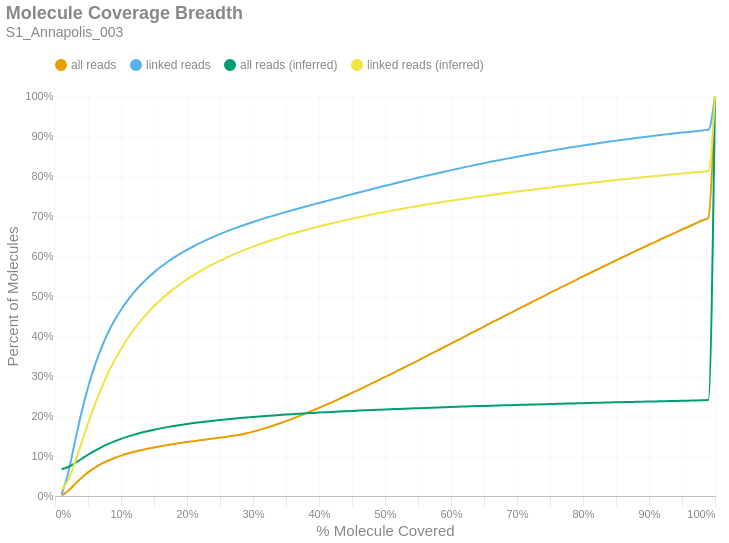

Notebook code for this chart:
### Markdown cell above
### Molecule Read Coverage
This chart shows molecule coverage breadth as computed by the number of bases aligned to that molecule. In other words, "*how much of each unique long molecule is actually sequenced/aligned?*" Keep in mind there is a distinction between sequences and alignments, since some sequences belonging to a particular molecule may not align well and wouldn't appear in the alignment data. This chart also shows molecule coverage breadth as computed by the *inferred fragment* from which the aligned sequences originate. Unlike read coverage, this calculation takes into account the total insert size, including unsequenced gaps between the forward and reverse reads. Like the previous figures, these are cumulative percents.

### Code cell
if SKIPLR:
    print_html(f"Skipped")
else:
    binned_df = consolidated_hist(valids['coverage_bp'], mask, 0.01, True)
    binned_df_inf = consolidated_hist(valids['coverage_inserts'], mask, 0.01, True)
    binned_df = binned_df.with_columns(pl.lit(binned_df_inf['all reads (cumsum)']).alias('all reads (inferred)'))
    binned_df = binned_df.with_columns(pl.lit(binned_df_inf['linked reads (cumsum)']).alias('linked reads (inferred)'))
    binned_df = binned_df.with_columns(
        (pl.col('bin').cast(pl.Float64) + 0.01).alias('right_edge')
    )

    with SafeRender(binned_df):
        (
            density_plot(binned_df, 'Molecule Coverage Breadth', samplename, 'molcov', ['all reads (inferred)','linked reads (inferred)'])
            .encode(
                #x=alt.X('bin:Q', title="% Molecule Covered").axis(format = '%').scale(padding=0),
                x=alt.X('right_edge:Q', title="% Molecule Covered").axis(format='%').scale(padding=0),
                y=alt.Y('value:Q', title='Percent of Molecules')
                    .axis(format='%')
                    .stack(False)
                    .scale(domainMin=0, padding=0),
                color=alt.Color("key:N").scale(domain = ["all reads", "linked reads", "all reads (inferred)", "linked reads (inferred)"]),
                tooltip = [
                    alt.Tooltip("key:N", title = "Data Type"),
                    alt.Tooltip("range_label:N", title="% Molecule Covered"),
                    alt.Tooltip("value:Q", format = ".2%", title="% Molecules")
                ]
            )
        ).display()

### Figure 1 — Vega-Lite specification as saved in the notebook (floating-point values rounded to 4 significant figures)
{"width": "container", "height": 400, "config": {"title": {"anchor": "start", "dy": -15, "fontSize": 18, "color": "#888888", "subtitleColor": "#888888", "subtitleFontSize": 14}, "arc": {"fill": "#0072B2"}, "axis": {"domainColor": "#888888", "domainWidth": 0.5, "gridWidth": 0.2, "grid": false, "titleFontWeight": 400, "titleFontSize": 15, "labelFontSize": 11, "labelColor": "#888888", "tickColor": "#888888", "tickWidth": 0.2, "titleColor": "#888888"}, "axisBand": {"grid": false}, "axisX": {"grid": true, "tickSize": 10, "domainCap": "round"}, "axisY": {"domain": false, "grid": true, "tickSize": 0, "domainCap": "round"}, "background": "transparent", "header": {"labelFontSize": 15, "labelColor": "#888888", "titleFontSize": 15, "titleFontWeight": 600, "titleColor": "#888888"}, "legend": {"labelFont": "sans-serif", "labelFontSize": 12, "labelColor": "#888888", "symbolSize": 100, "symbolType": "circle", "titleFontSize": 12, "titlePadding": 10, "titleColor": "#888888", "title": null, "orient": "top"}, "range": {"category": ["#E69F00", "#56B4E9", "#009E73", "#F0E442", "#0072B2", "#D55E00", "#CC79A7", "#000000"], "diverging": ["#cfe8f3", "#a2d4ec", "#73bfe2", "#46abdb", "#1696d2", "#12719e"]}, "area": {"fill": "#0072B2", "fillOpacity": 0.7, "line": true, "strokeOpacity": 0.7}, "line": {"color": "#0072B2", "stroke": "#0072B2", "strokeWidth": 2}, "trail": {"color": "#0072B2", "stroke": "#0072B2", "strokeWidth": 0, "size": 1}, "point": {"filled": true, "fillOpacity": 1.0, "size": 95}, "text": {"color": "#888888", "fontSize": 11, "align": "right", "fontWeight": 400, "size": 11}, "bar": {"fill": "#0072B2", "stroke": null}, "view": {"stroke": null, "continuousWidth": 660, "continuousHeight": 400}}, "data": {"name": "data-d3c76ff875f5bf732d1341c5fd78e37d"}, "mark": {"type": "line", "interpolate": "monotone", "point": {"opacity": 0, "size": 275}}, "encoding": {"color": {"field": "key", "scale": {"domain": ["all reads", "linked reads", "all reads (inferred)", "linked reads (inferred)"]}, "type": "nominal"}, "tooltip": [{"field": "key", "title": "Data Type", "type": "nominal"}, {"field": "range_label", "title": "% Molecule Covered", "type": "nominal"}, {"field": "value", "format": ".2%", "title": "% Molecules", "type": "quantitative"}], "x": {"axis": {"format": "%"}, "field": "right_edge", "scale": {"padding": 0}, "title": "% Molecule Covered", "type": "quantitative"}, "y": {"axis": {"format": "%"}, "field": "value", "scale": {"domainMin": 0, "padding": 0}, "stack": false, "title": "Percent of Molecules", "type": "quantitative"}}, "params": [{"name": "param_c36ac31b6afebe62", "select": {"type": "point", "fields": ["key"]}, "bind": "legend"}], "title": {"text": "Molecule Coverage Breadth", "subtitle": "S1_Annapolis_003"}, "transform": [{"fold": ["all reads (cumsum)", "linked reads (cumsum)", "all reads (inferred)", "linked reads (inferred)"]}, {"calculate": "replace(datum.key, ' (cumsum)', '')", "as": "key"}, {"filter": {"param": "param_c36ac31b6afebe62"}}], "usermeta": {"embedOptions": {"downloadFileName": "S1_Annapolis_003.molcov"}}, "$schema": "https://vega.github.io/schema/vega-lite/v6.1.0.json", "datasets": {"data-d3c76ff875f5bf732d1341c5fd78e37d": [{"bin": "0.0", "interval": "0.0-0.01", "all reads": 0.001277, "linked reads": 0.004912, "all reads (cumsum)": 0.001277, "linked reads (cumsum)": 0.004912, "range_label": "0.0-0.01", "all reads (inferred)": 0.06705, "linked reads (inferred)": 0.01545, "right_edge": 0.01}, {"bin": "0.01", "interval": "0.01-0.02", "all reads": 0.01163, "linked reads": 0.05289, "all reads (cumsum)": 0.01291, "linked reads (cumsum)": 0.0578, "range_label": "0.01-0.02", "all reads (inferred)": 0.07249, "linked reads (inferred)": 0.03955, "right_edge": 0.02}, {"bin": "0.02", "interval": "0.02-0.03", "all reads": 0.01644, "linked reads": 0.07603, "all reads (cumsum)": 0.02935, "linked reads (cumsum)": 0.1338, "range_label": "0.02-0.03", "all reads (inferred)": 0.08189, "linked reads (inferred)": 0.08273, "right_edge": 0.03}, {"bin": "0.03", "interval": "0.03-0.04", "all reads": 0.01591, "linked reads": 0.07368, "all reads (cumsum)": 0.04526, "linked reads (cumsum)": 0.2075, "range_label": "0.03-0.04", "all reads (inferred)": 0.09252, "linked reads (inferred)": 0.1321, "right_edge": 0.04}, {"bin": "0.04", "interval": "0.04-0.05", "all reads": 0.01376, "linked reads": 0.06387, "all reads (cumsum)": 0.05902, "linked reads (cumsum)": 0.2714, "range_label": "0.04-0.05", "all reads (inferred)": 0.1031, "linked reads (inferred)": 0.1812, "right_edge": 0.05}, {"bin": "0.05", "interval": "0.05-0.06", "all reads": 0.01149, "linked reads": 0.05327, "all reads (cumsum)": 0.07051, "linked reads (cumsum)": 0.3246, "range_label": "0.05-0.06", "all reads (inferred)": 0.1129, "linked reads (inferred)": 0.2271, "right_edge": 0.06}, {"bin": "0.06", "interval": "0.06-0.07", "all reads": 0.009603, "linked reads": 0.04457, "all reads (cumsum)": 0.08011, "linked reads (cumsum)": 0.3692, "range_label": "0.06-0.07", "all reads (inferred)": 0.1218, "linked reads (inferred)": 0.2686, "right_edge": 0.07}, {"bin": "0.07", "interval": "0.07-0.08", "all reads": 0.008094, "linked reads": 0.03757, "all reads (cumsum)": 0.0882, "linked reads (cumsum)": 0.4068, "range_label": "0.07-0.08", "all reads (inferred)": 0.1297, "linked reads (inferred)": 0.3056, "right_edge": 0.08}, {"bin": "0.08", "interval": "0.08-0.09", "all reads": 0.006851, "linked reads": 0.03168, "all reads (cumsum)": 0.09506, "linked reads (cumsum)": 0.4385, "range_label": "0.08-0.09", "all reads (inferred)": 0.1367, "linked reads (inferred)": 0.3386, "right_edge": 0.09}, {"bin": "0.09", "interval": "0.09-0.1", "all reads": 0.005877, "linked reads": 0.02709, "all reads (cumsum)": 0.1009, "linked reads (cumsum)": 0.4656, "range_label": "0.09-0.1", "all reads (inferred)": 0.1429, "linked reads (inferred)": 0.3677, "right_edge": 0.1}, {"bin": "0.1", "interval": "0.1-0.11", "all reads": 0.005141, "linked reads": 0.02361, "all reads (cumsum)": 0.1061, "linked reads (cumsum)": 0.4892, "range_label": "0.1-0.11", "all reads (inferred)": 0.1485, "linked reads (inferred)": 0.3937, "right_edge": 0.11}, {"bin": "0.11", "interval": "0.11-0.12", "all reads": 0.004469, "linked reads": 0.02048, "all reads (cumsum)": 0.1105, "linked reads (cumsum)": 0.5096, "range_label": "0.11-0.12", "all reads (inferred)": 0.1535, "linked reads (inferred)": 0.417, "right_edge": 0.12}, {"bin": "0.12", "interval": "0.12-0.13", "all reads": 0.00403, "linked reads": 0.01842, "all reads (cumsum)": 0.1146, "linked reads (cumsum)": 0.5281, "range_label": "0.12-0.13", "all reads (inferred)": 0.1579, "linked reads (inferred)": 0.438, "right_edge": 0.13}, {"bin": "0.13", "interval": "0.13-0.14", "all reads": 0.003596, "linked reads": 0.01632, "all reads (cumsum)": 0.1182, "linked reads (cumsum)": 0.5444, "range_label": "0.13-0.14", "all reads (inferred)": 0.162, "linked reads (inferred)": 0.4571, "right_edge": 0.14}, {"bin": "0.14", "interval": "0.14-0.15", "all reads": 0.003277, "linked reads": 0.01468, "all reads (cumsum)": 0.1214, "linked reads (cumsum)": 0.5591, "range_label": "0.14-0.15", "all reads (inferred)": 0.1657, "linked reads (inferred)": 0.4744, "right_edge": 0.15}, {"bin": "0.15", "interval": "0.15-0.16", "all reads": 0.002999, "linked reads": 0.01327, "all reads (cumsum)": 0.1244, "linked reads (cumsum)": 0.5723, "range_label": "0.15-0.16", "all reads (inferred)": 0.1691, "linked reads (inferred)": 0.4902, "right_edge": 0.16}, {"bin": "0.16", "interval": "0.16-0.17", "all reads": 0.002771, "linked reads": 0.01205, "all reads (cumsum)": 0.1272, "linked reads (cumsum)": 0.5844, "range_label": "0.16-0.17", "all reads (inferred)": 0.1722, "linked reads (inferred)": 0.5047, "right_edge": 0.17}, {"bin": "0.17", "interval": "0.17-0.18", "all reads": 0.002692, "linked reads": 0.01135, "all reads (cumsum)": 0.1299, "linked reads (cumsum)": 0.5957, "range_label": "0.17-0.18", "all reads (inferred)": 0.175, "linked reads (inferred)": 0.5179, "right_edge": 0.18}, {"bin": "0.18", "interval": "0.18-0.19", "all reads": 0.002497, "linked reads": 0.01023, "all reads (cumsum)": 0.1324, "linked reads (cumsum)": 0.606, "range_label": "0.18-0.19", "all reads (inferred)": 0.1776, "linked reads (inferred)": 0.5301, "right_edge": 0.19}, {"bin": "0.19", "interval": "0.19-0.2", "all reads": 0.002407, "linked reads": 0.009559, "all reads (cumsum)": 0.1348, "linked reads (cumsum)": 0.6155, "range_label": "0.19-0.2", "all reads (inferred)": 0.1801, "linked reads (inferred)": 0.5416, "right_edge": 0.2}, {"bin": "0.2", "interval": "0.2-0.21", "all reads": 0.002298, "linked reads": 0.008834, "all reads (cumsum)": 0.1371, "linked reads (cumsum)": 0.6244, "range_label": "0.2-0.21", "all reads (inferred)": 0.1823, "linked reads (inferred)": 0.5522, "right_edge": 0.21}, {"bin": "0.21", "interval": "0.21-0.22", "all reads": 0.002253, "linked reads": 0.008344, "all reads (cumsum)": 0.1394, "linked reads (cumsum)": 0.6327, "range_label": "0.21-0.22", "all reads (inferred)": 0.1845, "linked reads (inferred)": 0.5622, "right_edge": 0.22}, {"bin": "0.22", "interval": "0.22-0.23", "all reads": 0.002198, "linked reads": 0.007736, "all reads (cumsum)": 0.1416, "linked reads (cumsum)": 0.6405, "range_label": "0.22-0.23", "all reads (inferred)": 0.1864, "linked reads (inferred)": 0.5714, "right_edge": 0.23}, {"bin": "0.23", "interval": "0.23-0.24", "all reads": 0.002198, "linked reads": 0.007397, "all reads (cumsum)": 0.1438, "linked reads (cumsum)": 0.6479, "range_label": "0.23-0.24", "all reads (inferred)": 0.1883, "linked reads (inferred)": 0.5801, "right_edge": 0.24}, {"bin": "0.24", "interval": "0.24-0.25", "all reads": 0.002163, "linked reads": 0.006911, "all reads (cumsum)": 0.1459, "linked reads (cumsum)": 0.6548, "range_label": "0.24-0.25", "all reads (inferred)": 0.1901, "linked reads (inferred)": 0.5884, "right_edge": 0.25}, {"bin": "0.25", "interval": "0.25-0.26", "all reads": 0.0022, "linked reads": 0.00664, "all reads (cumsum)": 0.1481, "linked reads (cumsum)": 0.6614, "range_label": "0.25-0.26", "all reads (inferred)": 0.1917, "linked reads (inferred)": 0.5962, "right_edge": 0.26}, {"bin": "0.26", "interval": "0.26-0.27", "all reads": 0.002386, "linked reads": 0.006301, "all reads (cumsum)": 0.1505, "linked reads (cumsum)": 0.6677, "range_label": "0.26-0.27", "all reads (inferred)": 0.1933, "linked reads (inferred)": 0.6035, "right_edge": 0.27}, {"bin": "0.27", "interval": "0.27-0.28", "all reads": 0.002863, "linked reads": 0.006016, "all reads (cumsum)": 0.1534, "linked reads (cumsum)": 0.6737, "range_label": "0.27-0.28", "all reads (inferred)": 0.1948, "linked reads (inferred)": 0.6104, "right_edge": 0.28}, {"bin": "0.28", "interval": "0.28-0.29", "all reads": 0.003461, "linked reads": 0.00579, "all reads (cumsum)": 0.1568, "linked reads (cumsum)": 0.6795, "range_label": "0.28-0.29", "all reads (inferred)": 0.1962, "linked reads (inferred)": 0.6171, "right_edge": 0.29}, {"bin": "0.29", "interval": "0.29-0.3", "all reads": 0.004047, "linked reads": 0.005479, "all reads (cumsum)": 0.1609, "linked reads (cumsum)": 0.685, "range_label": "0.29-0.3", "all reads (inferred)": 0.1976, "linked reads (inferred)": 0.6233, "right_edge": 0.3}, {"bin": "0.3", "interval": "0.3-0.31", "all reads": 0.004493, "linked reads": 0.005322, "all reads (cumsum)": 0.1654, "linked reads (cumsum)": 0.6903, "range_label": "0.3-0.31", "all reads (inferred)": 0.1989, "linked reads (inferred)": 0.6294, "right_edge": 0.31}, {"bin": "0.31", "interval": "0.31-0.32", "all reads": 0.004952, "linked reads": 0.005176, "all reads (cumsum)": 0.1703, "linked reads (cumsum)": 0.6955, "range_label": "0.31-0.32", "all reads (inferred)": 0.2001, "linked reads (inferred)": 0.6351, "right_edge": 0.32}, {"bin": "0.32", "interval": "0.32-0.33", "all reads": 0.005326, "linked reads": 0.004929, "all reads (cumsum)": 0.1757, "linked reads (cumsum)": 0.7004, "range_label": "0.32-0.33", "all reads (inferred)": 0.2013, "linked reads (inferred)": 0.6407, "right_edge": 0.33}, {"bin": "0.33", "interval": "0.33-0.34", "all reads": 0.005612, "linked reads": 0.004886, "all reads (cumsum)": 0.1813, "linked reads (cumsum)": 0.7053, "range_label": "0.33-0.34", "all reads (inferred)": 0.2025, "linked reads (inferred)": 0.6461, "right_edge": 0.34}, {"bin": "0.34", "interval": "0.34-0.35", "all reads": 0.005919, "linked reads": 0.004756, "all reads (cumsum)": 0.1872, "linked reads (cumsum)": 0.7101, "range_label": "0.34-0.35", "all reads (inferred)": 0.2036, "linked reads (inferred)": 0.6512, "right_edge": 0.35}, {"bin": "0.35", "interval": "0.35-0.36", "all reads": 0.006168, "linked reads": 0.004619, "all reads (cumsum)": 0.1934, "linked reads (cumsum)": 0.7147, "range_label": "0.35-0.36", "all reads (inferred)": 0.2046, "linked reads (inferred)": 0.6561, "right_edge": 0.36}, {"bin": "0.36", "interval": "0.36-0.37", "all reads": 0.006407, "linked reads": 0.004625, "all reads (cumsum)": 0.1998, "linked reads (cumsum)": 0.7193, "range_label": "0.36-0.37", "all reads (inferred)": 0.2056, "linked reads (inferred)": 0.6607, "right_edge": 0.37}, {"bin": "0.37", "interval": "0.37-0.38", "all reads": 0.006707, "linked reads": 0.00455, "all reads (cumsum)": 0.2065, "linked reads (cumsum)": 0.7239, "range_label": "0.37-0.38", "all reads (inferred)": 0.2066, "linked reads (inferred)": 0.6653, "right_edge": 0.38}, {"bin": "0.38", "interval": "0.38-0.39", "all reads": 0.006842, "linked reads": 0.004389, "all reads (cumsum)": 0.2133, "linked reads (cumsum)": 0.7282, "range_label": "0.38-0.39", "all reads (inferred)": 0.2076, "linked reads (inferred)": 0.6697, "right_edge": 0.39}, {"bin": "0.39", "interval": "0.39-0.4", "all reads": 0.00716, "linked reads": 0.004482, "all reads (cumsum)": 0.2205, "linked reads (cumsum)": 0.7327, "range_label": "0.39-0.4", "all reads (inferred)": 0.2085, "linked reads (inferred)": 0.6739, "right_edge": 0.4}, {"bin": "0.4", "interval": "0.4-0.41", "all reads": 0.007061, "linked reads": 0.0043, "all reads (cumsum)": 0.2275, "linked reads (cumsum)": 0.737, "range_label": "0.4-0.41", "all reads (inferred)": 0.2094, "linked reads (inferred)": 0.678, "right_edge": 0.41}, {"bin": "0.41", "interval": "0.41-0.42", "all reads": 0.007323, "linked reads": 0.00437, "all reads (cumsum)": 0.2349, "linked reads (cumsum)": 0.7414, "range_label": "0.41-0.42", "all reads (inferred)": 0.2102, "linked reads (inferred)": 0.682, "right_edge": 0.42}, {"bin": "0.42", "interval": "0.42-0.43", "all reads": 0.007497, "linked reads": 0.004284, "all reads (cumsum)": 0.2423, "linked reads (cumsum)": 0.7457, "range_label": "0.42-0.43", "all reads (inferred)": 0.2111, "linked reads (inferred)": 0.6859, "right_edge": 0.43}, {"bin": "0.43", "interval": "0.43-0.44", "all reads": 0.007585, "linked reads": 0.00439, "all reads (cumsum)": 0.2499, "linked reads (cumsum)": 0.7501, "range_label": "0.43-0.44", "all reads (inferred)": 0.2119, "linked reads (inferred)": 0.6897, "right_edge": 0.44}, {"bin": "0.44", "interval": "0.44-0.45", "all reads": 0.00771, "linked reads": 0.004353, "all reads (cumsum)": 0.2576, "linked reads (cumsum)": 0.7544, "range_label": "0.44-0.45", "all reads (inferred)": 0.2127, "linked reads (inferred)": 0.6933, "right_edge": 0.45}, {"bin": "0.45", "interval": "0.45-0.46", "all reads": 0.007852, "linked reads": 0.004257, "all reads (cumsum)": 0.2655, "linked reads (cumsum)": 0.7587, "range_label": "0.45-0.46", "all reads (inferred)": 0.2135, "linked reads (inferred)": 0.6968, "right_edge": 0.46}, {"bin": "0.46", "interval": "0.46-0.47", "all reads": 0.007788, "linked reads": 0.00418, "all reads (cumsum)": 0.2733, "linked reads (cumsum)": 0.7629, "range_label": "0.46-0.47", "all reads (inferred)": 0.2142, "linked reads (inferred)": 0.7003, "right_edge": 0.47}, {"bin": "0.47", "interval": "0.47-0.48", "all reads": 0.008049, "linked reads": 0.004244, "all reads (cumsum)": 0.2813, "linked reads (cumsum)": 0.7671, "range_label": "0.47-0.48", "all reads (inferred)": 0.215, "linked reads (inferred)": 0.7037, "right_edge": 0.48}, {"bin": "0.48", "interval": "0.48-0.49", "all reads": 0.007823, "linked reads": 0.004181, "all reads (cumsum)": 0.2892, "linked reads (cumsum)": 0.7713, "range_label": "0.48-0.49", "all reads (inferred)": 0.2157, "linked reads (inferred)": 0.707, "right_edge": 0.49}, {"bin": "0.49", "interval": "0.49-0.5", "all reads": 0.008661, "linked reads": 0.004242, "all reads (cumsum)": 0.2978, "linked reads (cumsum)": 0.7755, "range_label": "0.49-0.5", "all reads (inferred)": 0.2164, "linked reads (inferred)": 0.7102, "right_edge": 0.5}, {"bin": "0.5", "interval": "0.5-0.51", "all reads": 0.007531, "linked reads": 0.003934, "all reads (cumsum)": 0.3053, "linked reads (cumsum)": 0.7795, "range_label": "0.5-0.51", "all reads (inferred)": 0.2171, "linked reads (inferred)": 0.7133, "right_edge": 0.51}, {"bin": "0.51", "interval": "0.51-0.52", "all reads": 0.008477, "linked reads": 0.004125, "all reads (cumsum)": 0.3138, "linked reads (cumsum)": 0.7836, "range_label": "0.51-0.52", "all reads (inferred)": 0.2177, "linked reads (inferred)": 0.7164, "right_edge": 0.52}, {"bin": "0.52", "interval": "0.52-0.53", "all reads": 0.008196, "linked reads": 0.004047, "all reads (cumsum)": 0.322, "linked reads (cumsum)": 0.7876, "range_label": "0.52-0.53", "all reads (inferred)": 0.2184, "linked reads (inferred)": 0.7193, "right_edge": 0.53}, {"bin": "0.53", "interval": "0.53-0.54", "all reads": 0.008393, "linked reads": 0.003943, "all reads (cumsum)": 0.3304, "linked reads (cumsum)": 0.7916, "range_label": "0.53-0.54", "all reads (inferred)": 0.219, "linked reads (inferred)": 0.7222, "right_edge": 0.54}, {"bin": "0.54", "interval": "0.54-0.55", "all reads": 0.008244, "linked reads": 0.003957, "all reads (cumsum)": 0.3387, "linked reads (cumsum)": 0.7955, "range_label": "0.54-0.55", "all reads (inferred)": 0.2196, "linked reads (inferred)": 0.7251, "right_edge": 0.55}, {"bin": "0.55", "interval": "0.55-0.56", "all reads": 0.008466, "linked reads": 0.003914, "all reads (cumsum)": 0.3471, "linked reads (cumsum)": 0.7994, "range_label": "0.55-0.56", "all reads (inferred)": 0.2203, "linked reads (inferred)": 0.7279, "right_edge": 0.56}, {"bin": "0.56", "interval": "0.56-0.57", "all reads": 0.00854, "linked reads": 0.003895, "all reads (cumsum)": 0.3557, "linked reads (cumsum)": 0.8033, "range_label": "0.56-0.57", "all reads (inferred)": 0.2208, "linked reads (inferred)": 0.7306, "right_edge": 0.57}, {"bin": "0.57", "interval": "0.57-0.58", "all reads": 0.008315, "linked reads": 0.003756, "all reads (cumsum)": 0.364, "linked reads (cumsum)": 0.8071, "range_label": "0.57-0.58", "all reads (inferred)": 0.2214, "linked reads (inferred)": 0.7332, "right_edge": 0.58}, {"bin": "0.58", "interval": "0.58-0.59", "all reads": 0.008522, "linked reads": 0.003777, "all reads (cumsum)": 0.3725, "linked reads (cumsum)": 0.8109, "range_label": "0.58-0.59", "all reads (inferred)": 0.222, "linked reads (inferred)": 0.7357, "right_edge": 0.59}, {"bin": "0.59", "interval": "0.59-0.6", "all reads": 0.008666, "linked reads": 0.003777, "all reads (cumsum)": 0.3812, "linked reads (cumsum)": 0.8146, "range_label": "0.59-0.6", "all reads (inferred)": 0.2226, "linked reads (inferred)": 0.7383, "right_edge": 0.6}, {"bin": "0.6", "interval": "0.6-0.61", "all reads": 0.008253, "linked reads": 0.003431, "all reads (cumsum)": 0.3894, "linked reads (cumsum)": 0.8181, "range_label": "0.6-0.61", "all reads (inferred)": 0.2231, "linked reads (inferred)": 0.7407, "right_edge": 0.61}, {"bin": "0.61", "interval": "0.61-0.62", "all reads": 0.008626, "linked reads": 0.003616, "all reads (cumsum)": 0.398, "linked reads (cumsum)": 0.8217, "range_label": "0.61-0.62", "all reads (inferred)": 0.2236, "linked reads (inferred)": 0.7432, "right_edge": 0.62}, {"bin": "0.62", "interval": "0.62-0.63", "all reads": 0.008446, "linked reads": 0.003588, "all reads (cumsum)": 0.4065, "linked reads (cumsum)": 0.8253, "range_label": "0.62-0.63", "all reads (inferred)": 0.2242, "linked reads (inferred)": 0.7456, "right_edge": 0.63}, {"bin": "0.63", "interval": "0.63-0.64", "all reads": 0.00848, "linked reads": 0.003514, "all reads (cumsum)": 0.415, "linked reads (cumsum)": 0.8288, "range_label": "0.63-0.64", "all reads (inferred)": 0.2247, "linked reads (inferred)": 0.7479, "right_edge": 0.64}, {"bin": "0.64", "interval": "0.64-0.65", "all reads": 0.008447, "linked reads": 0.003344, "all reads (cumsum)": 0.4234, "linked reads (cumsum)": 0.8321, "range_label": "0.64-0.65", "all reads (inferred)": 0.2252, "linked reads (inferred)": 0.7502, "right_edge": 0.65}, {"bin": "0.65", "interval": "0.65-0.66", "all reads": 0.008773, "linked reads": 0.003403, "all reads (cumsum)": 0.4322, "linked reads (cumsum)": 0.8355, "range_label": "0.65-0.66", "all reads (inferred)": 0.2257, "linked reads (inferred)": 0.7524, "right_edge": 0.66}, {"bin": "0.66", "interval": "0.66-0.67", "all reads": 0.008298, "linked reads": 0.003086, "all reads (cumsum)": 0.4405, "linked reads (cumsum)": 0.8386, "range_label": "0.66-0.67", "all reads (inferred)": 0.2262, "linked reads (inferred)": 0.7546, "right_edge": 0.67}, {"bin": "0.67", "interval": "0.67-0.68", "all reads": 0.008467, "linked reads": 0.003215, "all reads (cumsum)": 0.449, "linked reads (cumsum)": 0.8418, "range_label": "0.67-0.68", "all reads (inferred)": 0.2267, "linked reads (inferred)": 0.7568, "right_edge": 0.68}, {"bin": "0.68", "interval": "0.68-0.69", "all reads": 0.008322, "linked reads": 0.003084, "all reads (cumsum)": 0.4573, "linked reads (cumsum)": 0.8449, "range_label": "0.68-0.69", "all reads (inferred)": 0.2272, "linked reads (inferred)": 0.7589, "right_edge": 0.69}, {"bin": "0.69", "interval": "0.69-0.7", "all reads": 0.008593, "linked reads": 0.003188, "all reads (cumsum)": 0.4659, "linked reads (cumsum)": 0.8481, "range_label": "0.69-0.7", "all reads (inferred)": 0.2276, "linked reads (inferred)": 0.761, "right_edge": 0.7}, {"bin": "0.7", "interval": "0.7-0.71", "all reads": 0.008311, "linked reads": 0.003076, "all reads (cumsum)": 0.4742, "linked reads (cumsum)": 0.8512, "range_label": "0.7-0.71", "all reads (inferred)": 0.2281, "linked reads (inferred)": 0.763, "right_edge": 0.71}, {"bin": "0.71", "interval": "0.71-0.72", "all reads": 0.008314, "linked reads": 0.002954, "all reads (cumsum)": 0.4825, "linked reads (cumsum)": 0.8541, "range_label": "0.71-0.72", "all reads (inferred)": 0.2286, "linked reads (inferred)": 0.7651, "right_edge": 0.72}, {"bin": "0.72", "interval": "0.72-0.73", "all reads": 0.008437, "linked reads": 0.002901, "all reads (cumsum)": 0.4909, "linked reads (cumsum)": 0.857, "range_label": "0.72-0.73", "all reads (inferred)": 0.229, "linked reads (inferred)": 0.7671, "right_edge": 0.73}, {"bin": "0.73", "interval": "0.73-0.74", "all reads": 0.008209, "linked reads": 0.002837, "all reads (cumsum)": 0.4991, "linked reads (cumsum)": 0.8599, "range_label": "0.73-0.74", "all reads (inferred)": 0.2295, "linked reads (inferred)": 0.7691, "right_edge": 0.74}, {"bin": "0.74", "interval": "0.74-0.75", "all reads": 0.008723, "linked reads": 0.002914, "all reads (cumsum)": 0.5079, "linked reads (cumsum)": 0.8628, "range_label": "0.74-0.75", "all reads (inferred)": 0.2299, "linked reads (inferred)": 0.7712, "right_edge": 0.75}, {"bin": "0.75", "interval": "0.75-0.76", "all reads": 0.008076, "linked reads": 0.002753, "all reads (cumsum)": 0.5159, "linked reads (cumsum)": 0.8656, "range_label": "0.75-0.76", "all reads (inferred)": 0.2304, "linked reads (inferred)": 0.7731, "right_edge": 0.76}, {"bin": "0.76", "interval": "0.76-0.77", "all reads": 0.008292, "linked reads": 0.002749, "all reads (cumsum)": 0.5242, "linked reads (cumsum)": 0.8683, "range_label": "0.76-0.77", "all reads (inferred)": 0.2308, "linked reads (inferred)": 0.7751, "right_edge": 0.77}, {"bin": "0.77", "interval": "0.77-0.78", "all reads": 0.008209, "linked reads": 0.002754, "all reads (cumsum)": 0.5324, "linked reads (cumsum)": 0.8711, "range_label": "0.77-0.78", "all reads (inferred)": 0.2313, "linked reads (inferred)": 0.777, "right_edge": 0.78}, {"bin": "0.78", "interval": "0.78-0.79", "all reads": 0.008134, "linked reads": 0.002634, "all reads (cumsum)": 0.5406, "linked reads (cumsum)": 0.8737, "range_label": "0.78-0.79", "all reads (inferred)": 0.2317, "linked reads (inferred)": 0.7789, "right_edge": 0.79}, {"bin": "0.79", "interval": "0.79-0.8", "all reads": 0.008546, "linked reads": 0.002654, "all reads (cumsum)": 0.5491, "linked reads (cumsum)": 0.8763, "range_label": "0.79-0.8", "all reads (inferred)": 0.2321, "linked reads (inferred)": 0.7808, "right_edge": 0.8}, {"bin": "0.8", "interval": "0.8-0.81", "all reads": 0.007797, "linked reads": 0.002473, "all reads (cumsum)": 0.5569, "linked reads (cumsum)": 0.8788, "range_label": "0.8-0.81", "all reads (inferred)": 0.2326, "linked reads (inferred)": 0.7827, "right_edge": 0.81}, {"bin": "0.81", "interval": "0.81-0.82", "all reads": 0.008021, "linked reads": 0.002434, "all reads (cumsum)": 0.5649, "linked reads (cumsum)": 0.8812, "range_label": "0.81-0.82", "all reads (inferred)": 0.233, "linked reads (inferred)": 0.7845, "right_edge": 0.82}, {"bin": "0.82", "interval": "0.82-0.83", "all reads": 0.00814, "linked reads": 0.002407, "all reads (cumsum)": 0.5731, "linked reads (cumsum)": 0.8837, "range_label": "0.82-0.83", "all reads (inferred)": 0.2334, "linked reads (inferred)": 0.7863, "right_edge": 0.83}, {"bin": "0.83", "interval": "0.83-0.84", "all reads": 0.008029, "linked reads": 0.002334, "all reads (cumsum)": 0.5811, "linked reads (cumsum)": 0.886, "range_label": "0.83-0.84", "all reads (inferred)": 0.2338, "linked reads (inferred)": 0.7881, "right_edge": 0.84}, {"bin": "0.84", "interval": "0.84-0.85", "all reads": 0.007862, "linked reads": 0.002279, "all reads (cumsum)": 0.589, "linked reads (cumsum)": 0.8883, "range_label": "0.84-0.85", "all reads (inferred)": 0.2342, "linked reads (inferred)": 0.7899, "right_edge": 0.85}, {"bin": "0.85", "interval": "0.85-0.86", "all reads": 0.007925, "linked reads": 0.002263, "all reads (cumsum)": 0.5969, "linked reads (cumsum)": 0.8905, "range_label": "0.85-0.86", "all reads (inferred)": 0.2346, "linked reads (inferred)": 0.7916, "right_edge": 0.86}, {"bin": "0.86", "interval": "0.86-0.87", "all reads": 0.00773, "linked reads": 0.002169, "all reads (cumsum)": 0.6046, "linked reads (cumsum)": 0.8927, "range_label": "0.86-0.87", "all reads (inferred)": 0.235, "linked reads (inferred)": 0.7933, "right_edge": 0.87}, {"bin": "0.87", "interval": "0.87-0.88", "all reads": 0.00799, "linked reads": 0.002157, "all reads (cumsum)": 0.6126, "linked reads (cumsum)": 0.8949, "range_label": "0.87-0.88", "all reads (inferred)": 0.2354, "linked reads (inferred)": 0.795, "right_edge": 0.88}, {"bin": "0.88", "interval": "0.88-0.89", "all reads": 0.007675, "linked reads": 0.002086, "all reads (cumsum)": 0.6203, "linked reads (cumsum)": 0.8969, "range_label": "0.88-0.89", "all reads (inferred)": 0.2358, "linked reads (inferred)": 0.7967, "right_edge": 0.89}, {"bin": "0.89", "interval": "0.89-0.9", "all reads": 0.007828, "linked reads": 0.002037, "all reads (cumsum)": 0.6281, "linked reads (cumsum)": 0.899, "range_label": "0.89-0.9", "all reads (inferred)": 0.2362, "linked reads (inferred)": 0.7983, "right_edge": 0.9}, {"bin": "0.9", "interval": "0.9-0.91", "all reads": 0.00728, "linked reads": 0.001959, "all reads (cumsum)": 0.6354, "linked reads (cumsum)": 0.9009, "range_label": "0.9-0.91", "all reads (inferred)": 0.2365, "linked reads (inferred)": 0.7999, "right_edge": 0.91}, {"bin": "0.91", "interval": "0.91-0.92", "all reads": 0.008291, "linked reads": 0.001936, "all reads (cumsum)": 0.6437, "linked reads (cumsum)": 0.9029, "range_label": "0.91-0.92", "all reads (inferred)": 0.2369, "linked reads (inferred)": 0.8015, "right_edge": 0.92}, {"bin": "0.92", "interval": "0.92-0.93", "all reads": 0.007004, "linked reads": 0.001885, "all reads (cumsum)": 0.6507, "linked reads (cumsum)": 0.9048, "range_label": "0.92-0.93", "all reads (inferred)": 0.2373, "linked reads (inferred)": 0.8031, "right_edge": 0.93}, {"bin": "0.93", "interval": "0.93-0.94", "all reads": 0.007581, "linked reads": 0.001891, "all reads (cumsum)": 0.6583, "linked reads (cumsum)": 0.9067, "range_label": "0.93-0.94", "all reads (inferred)": 0.2377, "linked reads (inferred)": 0.8046, "right_edge": 0.94}, {"bin": "0.94", "interval": "0.94-0.95", "all reads": 0.008099, "linked reads": 0.001882, "all reads (cumsum)": 0.6664, "linked reads (cumsum)": 0.9085, "range_label": "0.94-0.95", "all reads (inferred)": 0.238, "linked reads (inferred)": 0.8062, "right_edge": 0.95}, {"bin": "0.95", "interval": "0.95-0.96", "all reads": 0.006722, "linked reads": 0.001749, "all reads (cumsum)": 0.6731, "linked reads (cumsum)": 0.9103, "range_label": "0.95-0.96", "all reads (inferred)": 0.2384, "linked reads (inferred)": 0.8077, "right_edge": 0.96}, {"bin": "0.96", "interval": "0.96-0.97", "all reads": 0.007702, "linked reads": 0.001683, "all reads (cumsum)": 0.6808, "linked reads (cumsum)": 0.912, "range_label": "0.96-0.97", "all reads (inferred)": 0.2388, "linked reads (inferred)": 0.8093, "right_edge": 0.97}, {"bin": "0.97", "interval": "0.97-0.98", "all reads": 0.007891, "linked reads": 0.001654, "all reads (cumsum)": 0.6887, "linked reads (cumsum)": 0.9136, "range_label": "0.97-0.98", "all reads (inferred)": 0.2392, "linked reads (inferred)": 0.8109, "right_edge": 0.98}, {"bin": "0.98", "interval": "0.98-0.99", "all reads": 0.007139, "linked reads": 0.001755, "all reads (cumsum)": 0.6958, "linked reads (cumsum)": 0.9154, "range_label": "0.98-0.99", "all reads (inferred)": 0.2397, "linked reads (inferred)": 0.8125, "right_edge": 0.99}, {"bin": "0.99", "interval": "0.99-1.0", "all reads": 0.3042, "linked reads": 0.08462, "all reads (cumsum)": 1.0, "linked reads (cumsum)": 1.0, "range_label": "0.99-1.0", "all reads (inferred)": 1.0, "linked reads (inferred)": 1.0, "right_edge": 1.0}]}}
